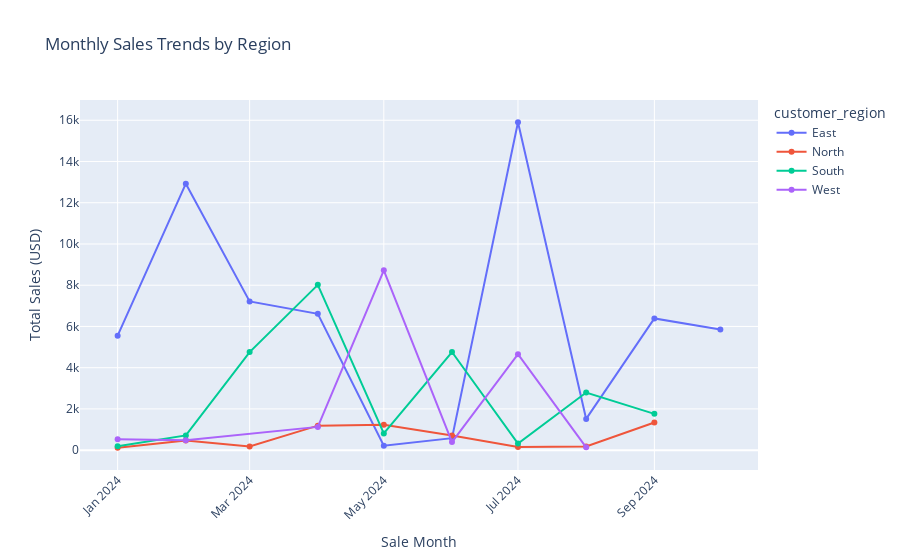

Notebook cell for this chart:
### Markdown cell above
Interactive Line Chart: Monthly Sales Trend by Region

### Code cell
fig = px.line(
    df_line_chart,
    x="sale_month",
    y="total_sales",
    color="customer_region",
    markers=True,
    title="Monthly Sales Trends by Region",
    labels={"sale_month": "Sale Month", "total_sales": "Total Sales (USD)"}
)

fig.update_layout(xaxis_tickangle=-45)
fig.show()

### Figure 1 — Plotly figure (JSON) as saved in the notebook; plotly's stock layout.template omitted (floating-point values rounded to 4 significant figures)
{"data": [{"hovertemplate": "customer_region=East<br>Sale Month=%{x}<br>Total Sales (USD)=%{y}<extra></extra>", "legendgroup": "East", "line": {"color": "#636efa", "dash": "solid"}, "marker": {"symbol": "circle"}, "mode": "lines+markers", "name": "East", "orientation": "v", "showlegend": true, "type": "scatter", "x": ["2024-01", "2024-02", "2024-03", "2024-04", "2024-05", "2024-06", "2024-07", "2024-08", "2024-09", "2024-10"], "xaxis": "x", "y": [5552.0, 12920.0, 7213.0, 6611.0, 216.2, 582.5, 15900.0, 1515.0, 6390.0, 5854.0], "yaxis": "y"}, {"hovertemplate": "customer_region=North<br>Sale Month=%{x}<br>Total Sales (USD)=%{y}<extra></extra>", "legendgroup": "North", "line": {"color": "#EF553B", "dash": "solid"}, "marker": {"symbol": "circle"}, "mode": "lines+markers", "name": "North", "orientation": "v", "showlegend": true, "type": "scatter", "x": ["2024-01", "2024-02", "2024-03", "2024-04", "2024-05", "2024-06", "2024-07", "2024-08", "2024-09"], "xaxis": "x", "y": [117.3, 469.1, 178.0, 1189.0, 1230.0, 711.8, 158.2, 178.0, 1340.0], "yaxis": "y"}, {"hovertemplate": "customer_region=South<br>Sale Month=%{x}<br>Total Sales (USD)=%{y}<extra></extra>", "legendgroup": "South", "line": {"color": "#00cc96", "dash": "solid"}, "marker": {"symbol": "circle"}, "mode": "lines+markers", "name": "South", "orientation": "v", "showlegend": true, "type": "scatter", "x": ["2024-01", "2024-02", "2024-03", "2024-04", "2024-05", "2024-06", "2024-07", "2024-08", "2024-09"], "xaxis": "x", "y": [195.5, 716.8, 4759.0, 8017.0, 812.6, 4759.0, 321.1, 2796.0, 1762.0], "yaxis": "y"}, {"hovertemplate": "customer_region=West<br>Sale Month=%{x}<br>Total Sales (USD)=%{y}<extra></extra>", "legendgroup": "West", "line": {"color": "#ab63fa", "dash": "solid"}, "marker": {"symbol": "circle"}, "mode": "lines+markers", "name": "West", "orientation": "v", "showlegend": true, "type": "scatter", "x": ["2024-01", "2024-02", "2024-04", "2024-05", "2024-06", "2024-07", "2024-08"], "xaxis": "x", "y": [527.3, 481.7, 1129.0, 8724.0, 391.0, 4656.0, 138.2], "yaxis": "y"}], "layout": {"legend": {"title": {"text": "customer_region"}, "tracegroupgap": 0}, "title": {"text": "Monthly Sales Trends by Region"}, "xaxis": {"anchor": "y", "domain": [0, 1], "tickangle": -45, "title": {"text": "Sale Month"}}, "yaxis": {"anchor": "x", "domain": [0, 1], "title": {"text": "Total Sales (USD)"}}}}
